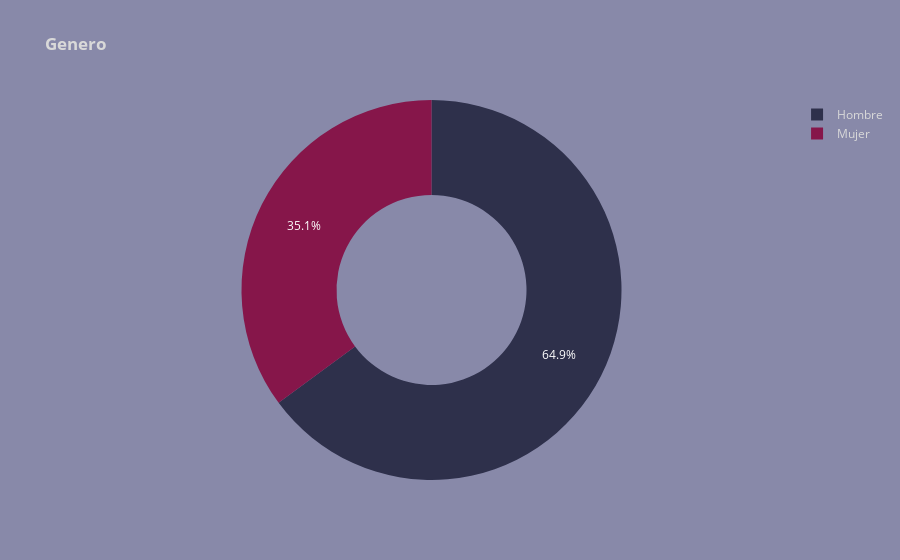

The code cell stored with this chart in its notebook:
### Code cell
generos = HA['Sexo'].value_counts().reset_index(name='count')
fig_donut_sexo = px.pie(generos, 
                         names='Sexo',  
                         values='count', 
                         color = 'Sexo',
                         color_discrete_map={
                                "Hombre": "#2e304b",
                                "Mujer": "#86164a"},
                         title='<b>Genero</b>',
                         hole=0.5)
fig_donut_sexo.update_layout(paper_bgcolor='#8889a9', plot_bgcolor='#8889a9', font=dict(color='#d9d9d9'))

### Figure 1 — Plotly figure (JSON) as saved in the notebook; plotly's stock layout.template omitted (floating-point values rounded to 4 significant figures)
{"data": [{"customdata": [["Hombre"], ["Mujer"]], "domain": {"x": [0, 1], "y": [0, 1]}, "hole": 0.5, "hovertemplate": "Sexo=%{customdata[0]}<br>count=%{value}<extra></extra>", "labels": ["Hombre", "Mujer"], "legendgroup": "", "marker": {"colors": ["#2e304b", "#86164a"]}, "name": "", "showlegend": true, "type": "pie", "values": [194, 105]}], "layout": {"font": {"color": "#d9d9d9"}, "legend": {"tracegroupgap": 0}, "paper_bgcolor": "#8889a9", "plot_bgcolor": "#8889a9", "title": {"text": "<b>Genero</b>"}}}
